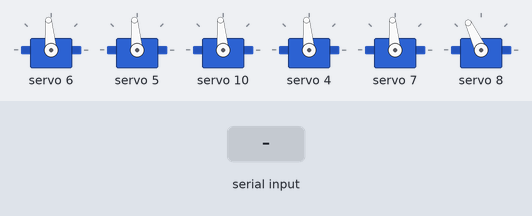
A sketch run on a simulated Arduino Uno, built with avr-gcc and run on an emulated ATmega328P. Shown: 6 × servo. The inputs (shaded band) are chosen by the test bench.

Above: at 1.2 s.
1.3 s: "s4" received over the second serial link
At 4.1 s:
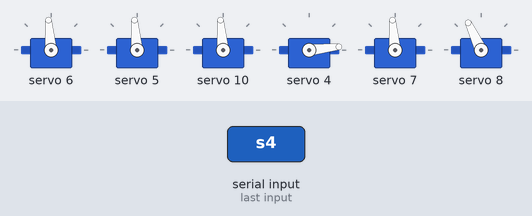
4.3 s: "s3" received over the second serial link
At 7.1 s:
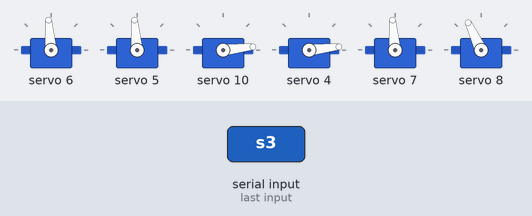
7.3 s: "s5" received over the second serial link
At 9.9 s:
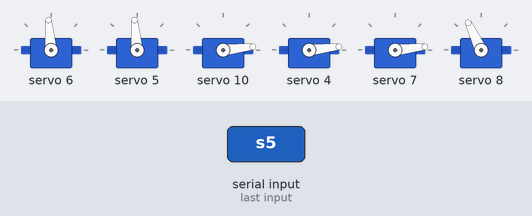
10.3 s: "s1" received over the second serial link
At 13.1 s:
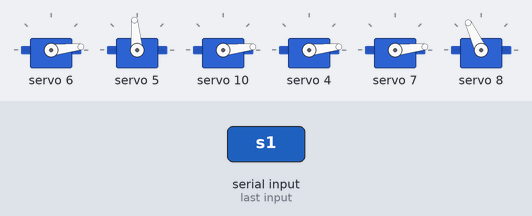
13.3 s: "s2" received over the second serial link
At 16.1 s:
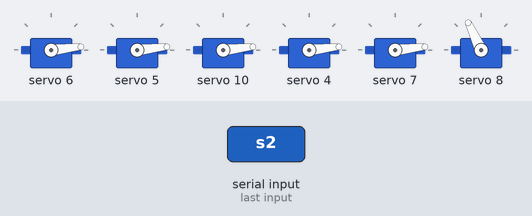
16.3 s: "s490\n" received over the second serial link
At 19.2 s:
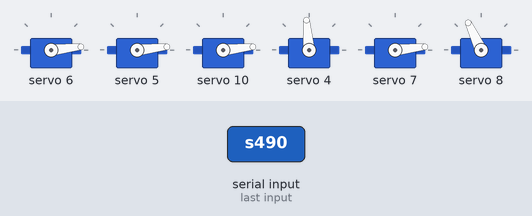
Timing chart, 0 to 20.3 s (numbered marks = the images above; inputs shaded):
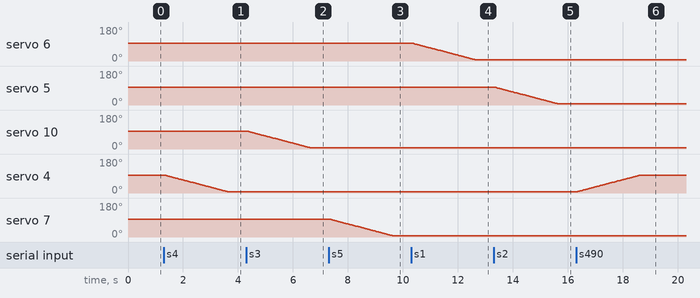

Measured:
- after the input at 1.3 s, servo 4: moves from 95° to 6° over 2.3 s, starting at once
- after the input at 4.3 s, servo 10: moves from 95° to 6° over 2.3 s, starting at once
- after the input at 7.3 s, servo 7: moves from 95° to 6° over 2.3 s, starting at once
- after the input at 10.3 s, servo 6: moves from 95° to 6° over 2.3 s, starting at once
- after the input at 13.3 s, servo 5: moves from 95° to 6° over 2.3 s, starting at once
- after the input at 16.3 s, servo 4: moves from 6° to 95° over 2.3 s, starting at once

The sketch:

Program_Robot.ino
```cpp
#include <Wire.h>
#include <Adafruit_PWMServoDriver.h>
#include <SoftwareSerial.h>

SoftwareSerial Bluetooth(3, 2); // RX, TX
Adafruit_PWMServoDriver pwm = Adafruit_PWMServoDriver(); // 16-kanálové PWM-Servo Shield

#define SERVOMIN  150 // Minimální hodnota PWM pro servo
#define SERVOMAX  600 // Maximální hodnota PWM pro servo

// Definice kanálů pro serva
int servo1 = 6;  // zápěstí →
int servo2 = 5;  // zápěstí ↑
int servo3 = 10; // rameno
int servo4 = 4;  // základna
int servo5 = 7;  // loket
int servo7 = 8;  // CHYTAČ

// Nastavení rychlostí serv
int s1Vel = 25; // zápěstí →
int s2Vel = 25; // zápěstí ↑
int s3Vel = 25; // rameno
int s4Vel = 25; // základna
int s5Vel = 25; // loket
int s7Vel = 25; // CHYTAČ

// Aktuální a předchozí pozice serv
int s1Act, s2Act, s3Act, s4Act, s5Act, s7Act;
int s1Ant, s2Ant, s3Ant, s4Ant, s5Ant, s7Ant;
int s1[50], s2[50], s3[50], s4[50], s5[50], s7[50]; // Pole pro ukládání pozic

// Proměnné pro nahrávání a přehrávání
bool jeNahravani = false;
int ulozenyIndex = 0; // Pro sledování počtu uložených kroků

String bt, btS;

// Deklarace funkcí před použitím
void nastavUhelServa(int servoNum, int uhel);
void pohybujServemPostupne(int servoNum, int start, int konec, int casovaSmycka);
void ulozenipozice();

void setup() {
  Serial.begin(115200);
  Bluetooth.begin(9600);
  Bluetooth.setTimeout(10);

  pwm.begin();
  pwm.setPWMFreq(60); // Nastavení frekvence PWM na 60 Hz

  delay(10);

  // Inicializace výchozích pozic serv
  s1Ant = 90;  // zápěstí →
  nastavUhelServa(servo1, s1Ant);

  s2Ant = 90; // zápěstí ↑
  nastavUhelServa(servo2, s2Ant);

  s3Ant = 90;  // rameno
  nastavUhelServa(servo3, s3Ant);
  s4Ant = 90;  // základna
  nastavUhelServa(servo4, s4Ant);

  s5Ant = 90;  // loket
  nastavUhelServa(servo5, s5Ant);

  s7Ant = 110;  // CHYTAČ
  nastavUhelServa(servo7, s7Ant);

  delay(50);
}

void loop() {
  if (Bluetooth.available() > 0) {
    bt = Bluetooth.readString();

    //////////////////////////// Nahrávání a přehrávání ////////////////////////////
    if (bt.startsWith("rec")) {
      jeNahravani = true;
      ulozenyIndex = 0;
      Serial.println("Zahájeno nahrávání pohybů");
    }

    if (bt.startsWith("stop")) {
      jeNahravani = false;
      Serial.println("Ukončeno nahrávání pohybů");
    }

    if (bt.startsWith("play")) {
      Serial.println("Přehrávání uložené sekvence");
      for (int i = 0; i < ulozenyIndex; i++) {
        pohybujServemPostupne(servo1, s1Ant, s1[i], s1Vel);
        pohybujServemPostupne(servo2, s2Ant, s2[i], s2Vel);
        pohybujServemPostupne(servo3, s3Ant, s3[i], s3Vel);
        pohybujServemPostupne(servo4, s4Ant, s4[i], s4Vel);
        pohybujServemPostupne(servo5, s5Ant, s5[i], s5Vel);
        pohybujServemPostupne(servo7, s7Ant, s7[i], s7Vel);

        // Aktualizace aktuálních pozic pro další krok
        s1Ant = s1[i];
        s2Ant = s2[i];
        s3Ant = s3[i];
        s4Ant = s4[i];
        s5Ant = s5[i];
        s7Ant = s7[i];
      }
    }

    //////////////////////////// Ovládání jednotlivých serv /////////////////////////
    if (bt.startsWith("s4")) { //zakladna
      btS = bt.substring(2);
      s4Act = btS.toInt();
      pohybujServemPostupne(servo4, s4Ant, s4Act, s4Vel);
      s4Ant = s4Act;
      ulozenipozice();
    }

    if (bt.startsWith("s3")) { //rameno
      btS = bt.substring(2);
      s3Act = btS.toInt();
      pohybujServemPostupne(servo3, s3Ant, s3Act, s3Vel);
      s3Ant = s3Act;
      ulozenipozice();
    }

    if (bt.startsWith("s5")) { // loket
      btS = bt.substring(2);
      s5Act = btS.toInt();
      pohybujServemPostupne(servo5, s5Ant, s5Act, s5Vel);
      s5Ant = s5Act;
      ulozenipozice();
    }

    if (bt.startsWith("s1")) { // zápěstí →
      btS = bt.substring(2);
      s1Act = btS.toInt();
      pohybujServemPostupne(servo1, s1Ant, s1Act, s1Vel);
      s1Ant = s1Act;
      ulozenipozice();
    }

    if (bt.startsWith("s2")) { // zápěstí ↑
      btS = bt.substring(2);
      s2Act = btS.toInt();
      pohybujServemPostupne(servo2, s2Ant, s2Act, s2Vel);
      s2Ant = s2Act;
      ulozenipozice();
    }

    if (bt.startsWith("s7")) { // CHYTAČ
      btS = bt.substring(2);
      s7Act = btS.toInt();
      pohybujServemPostupne(servo7, s7Ant, s7Act, s7Vel);
      s7Ant = s7Act;
      ulozenipozice();
    }
  }
}

// Funkce pro nastavení úhlu serva
void nastavUhelServa(int servoNum, int uhel) {
  // Při použití rozsahu 0-180 stupňů pro všechny serva
  int pulse = map(uhel, 0, 180, SERVOMIN, SERVOMAX);
  pwm.setPWM(servoNum, 0, pulse);
}

// Funkce pro postupný pohyb serva
void pohybujServemPostupne(int servoNum, int start, int konec, int casovaSmycka) {
  if (start > konec) {
    for (int i = start; i >= konec; i--) {
      nastavUhelServa(servoNum, i);
      delay(casovaSmycka);
    }
  } else {
    for (int i = start; i <= konec; i++) {
      nastavUhelServa(servoNum, i);
      delay(casovaSmycka);
    }
  }
}

// Funkce pro uložení pozice
void ulozenipozice() {
  if (jeNahravani && ulozenyIndex < 50) {
    s1[ulozenyIndex] = s1Ant;
    s2[ulozenyIndex] = s2Ant;
    s3[ulozenyIndex] = s3Ant;
    s4[ulozenyIndex] = s4Ant;
    s5[ulozenyIndex] = s5Ant;
    s7[ulozenyIndex] = s7Ant;
    ulozenyIndex++;
  }
}
```
